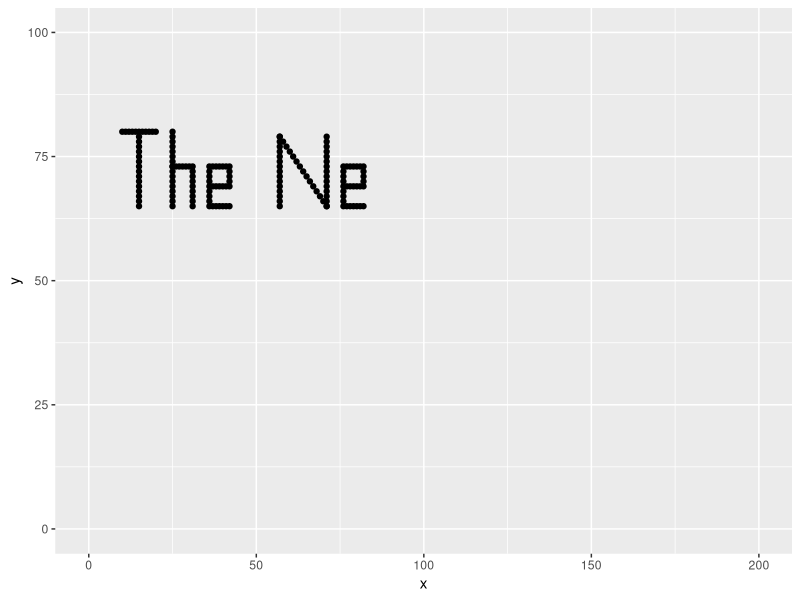

Recreate this plot in R.
library(ggplot2)
pts <- data.frame(
    x = c(
        # T
        10:20, rep(15, 15)
        # h
        ,rep(25, 16), 25:30, rep(31, 9)
        # e
        ,rep(36, 9), c(rep(37:41, 3), 42), rep(42, 5)
        # N
        ,rep(57, 15), 57:71, rep(71, 15)
        # e
        ,rep(76, 9), c(rep(77:81, 3), 82), rep(82, 5)
    ),
    y = c(
        # T
        rep(80, 11), 79:65
        # h
        ,80:65, rep(73, 6), 73:65
        # e
        ,73:65, c(rep(73, 5), rep(69, 5), rep(65, 6)), 73:69
        # N
        ,79:65, 79:65, 79:65
        # e
        ,73:65, c(rep(73, 5), rep(69, 5), rep(65, 6)), 73:69
    )
)
ggplot(data = pts, aes(x, y)) + 
    geom_point() + 
    xlim(0, 200) + 
    ylim(0, 100)
